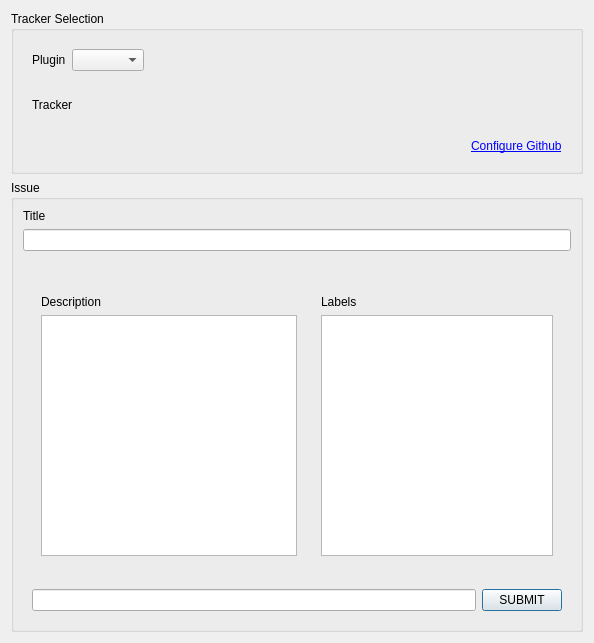
<?xml version="1.0" encoding="UTF-8"?>
<ui version="4.0">
 <class>ReportIssueDialog</class>
 <widget class="QDialog" name="ReportIssueDialog">
  <property name="geometry">
   <rect>
    <x>0</x>
    <y>0</y>
    <width>594</width>
    <height>643</height>
   </rect>
  </property>
  <property name="sizePolicy">
   <sizepolicy hsizetype="Minimum" vsizetype="Minimum">
    <horstretch>0</horstretch>
    <verstretch>0</verstretch>
   </sizepolicy>
  </property>
  <property name="windowTitle">
   <string>Report issue</string>
  </property>
  <property name="windowIcon">
   <iconset resource="resources">
    <normaloff>:/plugins/qgis-report-plugin/images/icon.png</normaloff>:/plugins/qgis-report-plugin/images/icon.png</iconset>
  </property>
  <property name="modal">
   <bool>true</bool>
  </property>
  <layout class="QVBoxLayout" name="verticalLayout_2">
   <item>
    <widget class="QGroupBox" name="TrackerGroupBox">
     <property name="title">
      <string>Tracker Selection</string>
     </property>
     <layout class="QVBoxLayout" name="verticalLayout_5">
      <item>
       <widget class="QWidget" name="widget_5" native="true">
        <layout class="QHBoxLayout" name="horizontalLayout_3">
         <item>
          <widget class="QLabel" name="label">
           <property name="text">
            <string>Plugin</string>
           </property>
          </widget>
         </item>
         <item>
          <widget class="QComboBox" name="PluginChooser"/>
         </item>
         <item>
          <spacer name="horizontalSpacer">
           <property name="orientation">
            <enum>Qt::Horizontal</enum>
           </property>
           <property name="sizeHint" stdset="0">
            <size>
             <width>40</width>
             <height>20</height>
            </size>
           </property>
          </spacer>
         </item>
        </layout>
       </widget>
      </item>
      <item>
       <widget class="QWidget" name="widget_6" native="true">
        <layout class="QHBoxLayout" name="horizontalLayout_4">
         <item>
          <widget class="QLabel" name="label_2">
           <property name="text">
            <string>Tracker</string>
           </property>
          </widget>
         </item>
         <item>
          <widget class="QLabel" name="TrackerLabel">
           <property name="text">
            <string/>
           </property>
           <property name="textFormat">
            <enum>Qt::RichText</enum>
           </property>
           <property name="openExternalLinks">
            <bool>true</bool>
           </property>
           <property name="textInteractionFlags">
            <set>Qt::LinksAccessibleByMouse|Qt::TextSelectableByMouse</set>
           </property>
          </widget>
         </item>
         <item>
          <spacer name="horizontalSpacer_2">
           <property name="orientation">
            <enum>Qt::Horizontal</enum>
           </property>
           <property name="sizeHint" stdset="0">
            <size>
             <width>40</width>
             <height>20</height>
            </size>
           </property>
          </spacer>
         </item>
        </layout>
       </widget>
      </item>
      <item>
       <widget class="QWidget" name="widget_7" native="true">
        <layout class="QHBoxLayout" name="horizontalLayout_5">
         <item>
          <widget class="QLabel" name="TrackerErrorLabel">
           <property name="sizePolicy">
            <sizepolicy hsizetype="Minimum" vsizetype="Preferred">
             <horstretch>0</horstretch>
             <verstretch>0</verstretch>
            </sizepolicy>
           </property>
           <property name="text">
            <string/>
           </property>
           <property name="textFormat">
            <enum>Qt::AutoText</enum>
           </property>
          </widget>
         </item>
         <item>
          <widget class="QLabel" name="ConfigureLabel">
           <property name="sizePolicy">
            <sizepolicy hsizetype="Maximum" vsizetype="Preferred">
             <horstretch>0</horstretch>
             <verstretch>0</verstretch>
            </sizepolicy>
           </property>
           <property name="text">
            <string>&lt;a href=&quot;configure&quot;&gt;Configure Github&lt;/a&gt;</string>
           </property>
           <property name="textFormat">
            <enum>Qt::RichText</enum>
           </property>
           <property name="openExternalLinks">
            <bool>false</bool>
           </property>
          </widget>
         </item>
        </layout>
       </widget>
      </item>
     </layout>
    </widget>
   </item>
   <item>
    <widget class="QGroupBox" name="IssueGroupBox">
     <property name="title">
      <string>Issue</string>
     </property>
     <layout class="QVBoxLayout" name="verticalLayout_4">
      <item>
       <widget class="QLabel" name="TitleLabel">
        <property name="text">
         <string>Title</string>
        </property>
       </widget>
      </item>
      <item>
       <widget class="QLineEdit" name="TitleEditLine"/>
      </item>
      <item>
       <widget class="QLabel" name="TitleErrorLabel">
        <property name="text">
         <string/>
        </property>
       </widget>
      </item>
      <item>
       <widget class="QWidget" name="widget_4" native="true">
        <property name="sizePolicy">
         <sizepolicy hsizetype="Preferred" vsizetype="Preferred">
          <horstretch>0</horstretch>
          <verstretch>0</verstretch>
         </sizepolicy>
        </property>
        <layout class="QHBoxLayout" name="horizontalLayout_2">
         <item>
          <widget class="QWidget" name="widget_2" native="true">
           <property name="sizePolicy">
            <sizepolicy hsizetype="Minimum" vsizetype="Preferred">
             <horstretch>0</horstretch>
             <verstretch>0</verstretch>
            </sizepolicy>
           </property>
           <layout class="QVBoxLayout" name="verticalLayout_3">
            <item>
             <widget class="QLabel" name="DescriptionLabel">
              <property name="text">
               <string>Description</string>
              </property>
             </widget>
            </item>
            <item>
             <widget class="QTextEdit" name="DescriptionTextEdit"/>
            </item>
           </layout>
          </widget>
         </item>
         <item>
          <widget class="QWidget" name="widget_3" native="true">
           <property name="sizePolicy">
            <sizepolicy hsizetype="Maximum" vsizetype="Preferred">
             <horstretch>0</horstretch>
             <verstretch>0</verstretch>
            </sizepolicy>
           </property>
           <layout class="QVBoxLayout" name="verticalLayout">
            <item>
             <widget class="QLabel" name="LabelsLabel">
              <property name="sizePolicy">
               <sizepolicy hsizetype="Preferred" vsizetype="Maximum">
                <horstretch>0</horstretch>
                <verstretch>0</verstretch>
               </sizepolicy>
              </property>
              <property name="text">
               <string>Labels</string>
              </property>
             </widget>
            </item>
            <item>
             <widget class="QListWidget" name="LabelsListWidget">
              <property name="sizePolicy">
               <sizepolicy hsizetype="Expanding" vsizetype="Preferred">
                <horstretch>0</horstretch>
                <verstretch>0</verstretch>
               </sizepolicy>
              </property>
              <property name="alternatingRowColors">
               <bool>true</bool>
              </property>
              <property name="selectionMode">
               <enum>QAbstractItemView::MultiSelection</enum>
              </property>
              <property name="selectionBehavior">
               <enum>QAbstractItemView::SelectItems</enum>
              </property>
              <property name="iconSize">
               <size>
                <width>15</width>
                <height>15</height>
               </size>
              </property>
              <property name="viewMode">
               <enum>QListView::ListMode</enum>
              </property>
              <property name="selectionRectVisible">
               <bool>false</bool>
              </property>
              <property name="sortingEnabled">
               <bool>true</bool>
              </property>
             </widget>
            </item>
           </layout>
          </widget>
         </item>
        </layout>
       </widget>
      </item>
      <item>
       <widget class="QWidget" name="widget" native="true">
        <layout class="QHBoxLayout" name="horizontalLayout">
         <item>
          <widget class="QLineEdit" name="AdditionalInfoLineEdit"/>
         </item>
         <item>
          <widget class="QPushButton" name="SubmitButton">
           <property name="text">
            <string>SUBMIT</string>
           </property>
          </widget>
         </item>
        </layout>
       </widget>
      </item>
     </layout>
    </widget>
   </item>
  </layout>
 </widget>
 <resources>
  <include location="resources.py"/>
 </resources>
 <connections/>
</ui>
